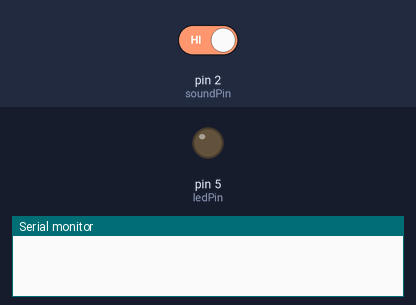
A sketch run on a simulated Arduino Uno, built with avr-gcc and run on an emulated ATmega328P. Shown: output pins drawn as LEDs (lit = HIGH), the last lines printed to the serial monitor. Dashed ring = blinking. Inputs (shaded band) come from the test bench; at power-on: pin 2 (soundPin) HIGH.

Above: at 1.2 s.
1.3 s: pin 2 (soundPin) driven LOW
At 1.75 s:
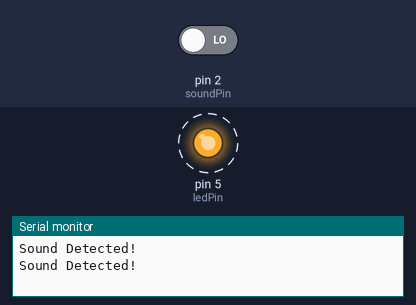
4.3 s: pin 2 (soundPin) driven HIGH
At 4.3 s:
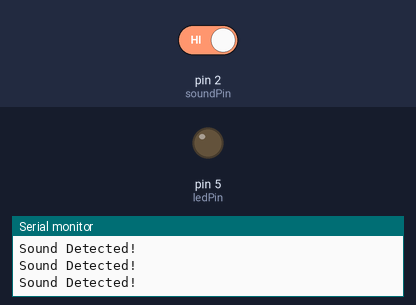
Timing chart, 0 to 7.3 s (numbered marks = the images above; inputs shaded):
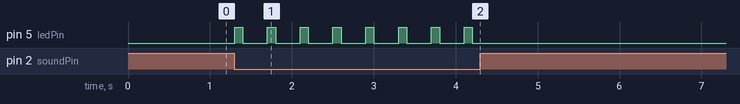

The sketch:

sound_sensor.ino
```cpp
int soundPin = 2;
int ledPin = 5;

unsigned long lastTrigger = 0;  // store time of last detection
int cooldown = 300;             // ms, ignore sound for this long

void setup() {
  Serial.begin(115200);
  pinMode(soundPin, INPUT);
  pinMode(ledPin, OUTPUT);
  digitalWrite(ledPin, LOW);
}

void loop() {
  int state = digitalRead(soundPin);

  // Only react if sensor goes LOW (sound detected)
  if (state == LOW && (millis() - lastTrigger > cooldown)) {
    Serial.println("Sound Detected!");
    digitalWrite(ledPin, HIGH);

    delay(100);  // LED on briefly
    digitalWrite(ledPin, LOW);

    lastTrigger = millis();  // remember last event
  }
}
```

Measured:
- after the input at 1.3 s, pin 5 (ledPin): alternates HIGH for 0.10 s and LOW for 0.30 s, starting at once
- after the input at 4.3 s, pin 5 (ledPin): stops changing and stays LOW
